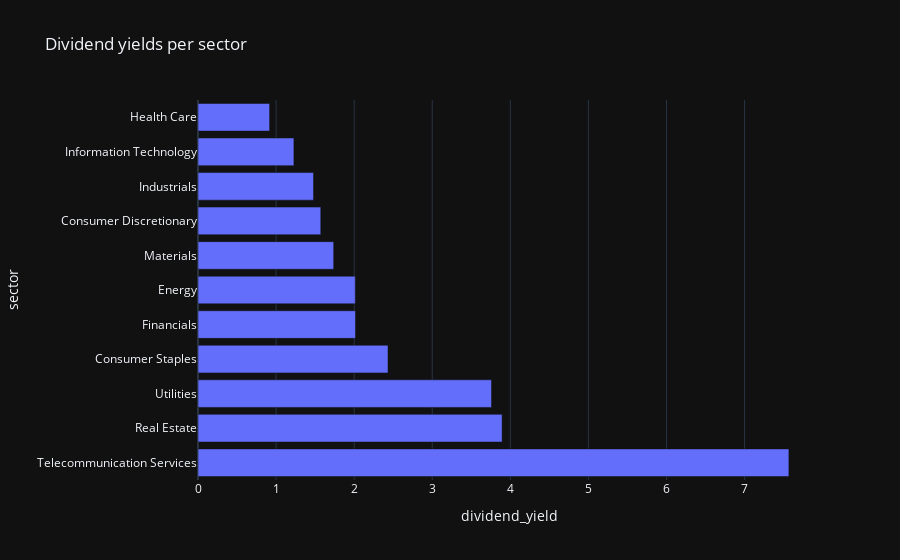

Notebook code cell kept with this figure:
### Markdown cell above
#### There could be potential bias present due to the fact that only three companies are traded in the Telecommunication sector. This could cause an abnormal average due to low count. ####

### Code cell
from plotly.express import bar

fig = bar(data_frame=grouped, x='dividend_yield', title='Dividend yields per sector')
fig.show()

### Figure 1 — Plotly figure (JSON) as saved in the notebook; plotly's stock layout.template omitted (floating-point values rounded to 4 significant figures)
{"data": [{"alignmentgroup": "True", "hovertemplate": "dividend_yield=%{x}<br>sector=%{y}<extra></extra>", "legendgroup": "", "marker": {"color": "#636efa", "pattern": {"shape": ""}}, "name": "", "offsetgroup": "", "orientation": "h", "showlegend": false, "textposition": "auto", "x": [7.568, 3.895, 3.759, 2.433, 2.017, 2.014, 1.738, 1.572, 1.479, 1.228, 0.9172], "xaxis": "x", "y": ["Telecommunication Services", "Real Estate", "Utilities", "Consumer Staples", "Financials", "Energy", "Materials", "Consumer Discretionary", "Industrials", "Information Technology", "Health Care"], "yaxis": "y", "type": "bar"}], "layout": {"xaxis": {"anchor": "y", "domain": [0.0, 1.0], "title": {"text": "dividend_yield"}}, "yaxis": {"anchor": "x", "domain": [0.0, 1.0], "title": {"text": "sector"}}, "legend": {"tracegroupgap": 0}, "title": {"text": "Dividend yields per sector"}, "barmode": "relative"}}
